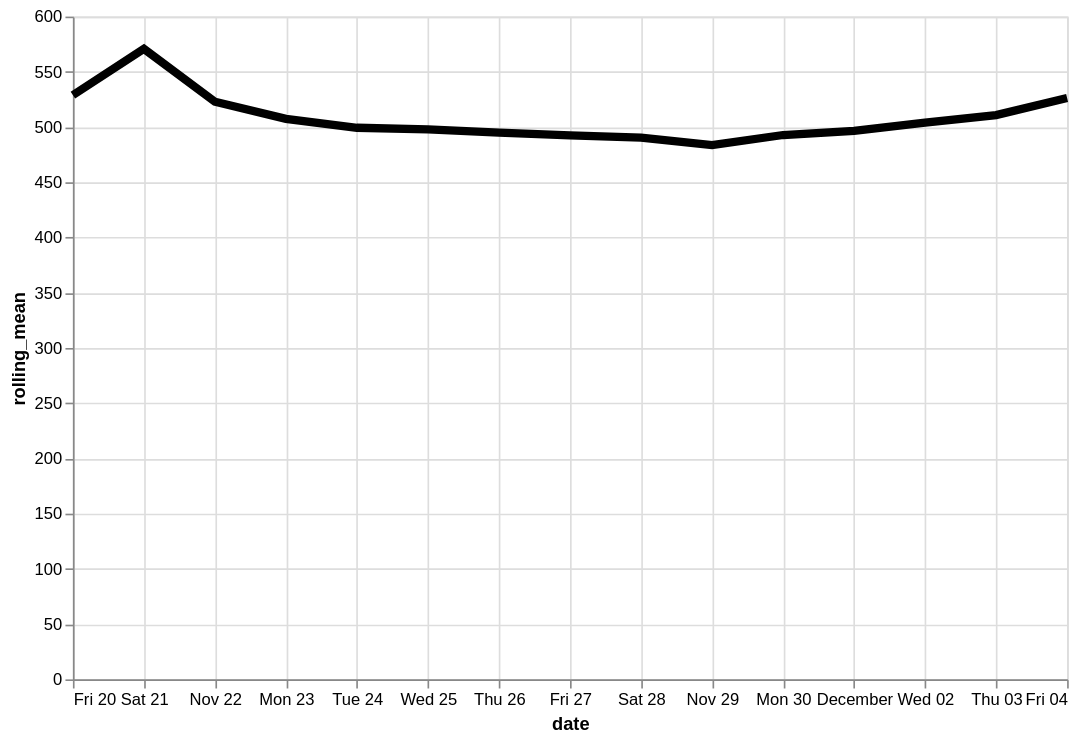

Vega-Lite specification for this chart:
### Vega-Lite specification from a JSON file in a GitHub repository (floating-point values rounded to 4 significant figures)
{"config": {"view": {"continuousWidth": 400, "continuousHeight": 300}}, "data": {"name": "data-df77ab71cc9525a95e07e9387c9e5bf0"}, "mark": {"type": "line", "color": "black", "size": 5}, "encoding": {"x": {"type": "temporal", "field": "date"}, "y": {"type": "quantitative", "field": "rolling_mean"}}, "height": 400, "transform": [{"window": [{"op": "mean", "field": "logavg", "as": "rolling_mean"}], "frame": [-7, 0]}], "width": 600, "$schema": "https://vega.github.io/schema/vega-lite/v4.8.1.json", "datasets": {"data-df77ab71cc9525a95e07e9387c9e5bf0": [{"date": "2020-11-20", "logavg": 528.9}, {"date": "2020-11-21", "logavg": 612.7}, {"date": "2020-11-22", "logavg": 427.1}, {"date": "2020-11-23", "logavg": 461.2}, {"date": "2020-11-24", "logavg": 466.9}, {"date": "2020-11-25", "logavg": 490.0}, {"date": "2020-11-26", "logavg": 477.6}, {"date": "2020-11-27", "logavg": 475.9}, {"date": "2020-11-28", "logavg": 511.9}, {"date": "2020-11-29", "logavg": 559.2}, {"date": "2020-11-30", "logavg": 499.5}, {"date": "2020-12-01", "logavg": 490.8}, {"date": "2020-12-02", "logavg": 527.8}, {"date": "2020-12-03", "logavg": 543.6}, {"date": "2020-12-04", "logavg": 601.6}]}}
